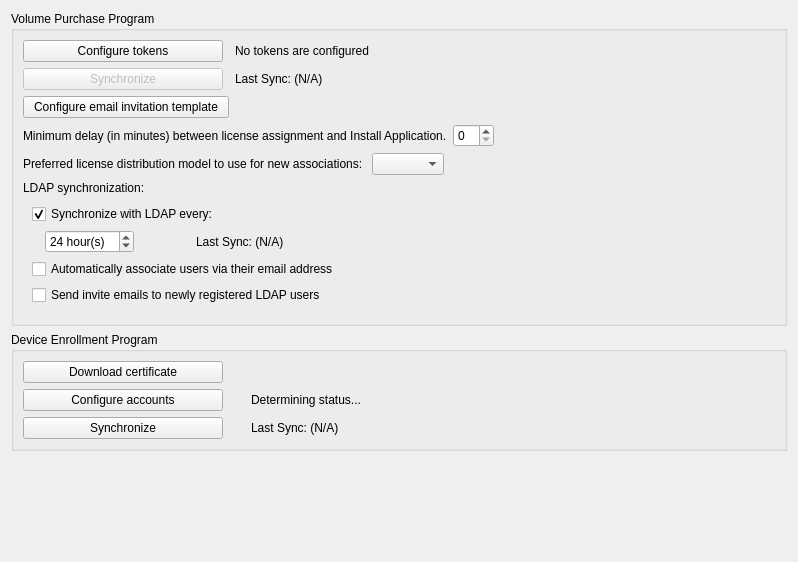
        <widget class="QWidget" name="tabVPP">
         <attribute name="title">
          <string>VPP &amp;&amp; DEP</string>
         </attribute>
         <layout class="QVBoxLayout" name="verticalLayout_11" stretch="0,0,1">
          <item>
           <widget class="QGroupBox" name="tokenGroupBox">
            <property name="title">
             <string>Volume Purchase Program</string>
            </property>
            <layout class="QGridLayout" name="gridLayout">
             <item row="3" column="0" colspan="4">
              <widget class="QWidget" name="widget_2" native="true">
               <layout class="QHBoxLayout" name="horizontalLayout_17">
                <property name="leftMargin">
                 <number>0</number>
                </property>
                <property name="topMargin">
                 <number>0</number>
                </property>
                <property name="rightMargin">
                 <number>0</number>
                </property>
                <property name="bottomMargin">
                 <number>0</number>
                </property>
                <item>
                 <widget class="QLabel" name="label_7">
                  <property name="text">
                   <string>Minimum delay (in minutes) between license assignment and Install Application.</string>
                  </property>
                 </widget>
                </item>
                <item>
                 <widget class="QSpinBox" name="installAppDelay"/>
                </item>
                <item>
                 <spacer name="horizontalSpacer_22">
                  <property name="orientation">
                   <enum>Qt::Horizontal</enum>
                  </property>
                  <property name="sizeHint" stdset="0">
                   <size>
                    <width>258</width>
                    <height>20</height>
                   </size>
                  </property>
                 </spacer>
                </item>
               </layout>
              </widget>
             </item>
             <item row="1" column="1">
              <widget class="CircularProgressIndicator" name="syncAppleCirc" native="true"/>
             </item>
             <item row="4" column="0" colspan="4">
              <widget class="QWidget" name="distributionModelWidget" native="true">
               <layout class="QHBoxLayout" name="horizontalLayout_23">
                <property name="leftMargin">
                 <number>0</number>
                </property>
                <property name="topMargin">
                 <number>0</number>
                </property>
                <property name="rightMargin">
                 <number>0</number>
                </property>
                <property name="bottomMargin">
                 <number>0</number>
                </property>
                <item>
                 <widget class="QLabel" name="label_8">
                  <property name="text">
                   <string>Preferred license distribution model to use for new associations: </string>
                  </property>
                 </widget>
                </item>
                <item>
                 <widget class="QComboBox" name="distributionModelCombo"/>
                </item>
                <item>
                 <spacer name="horizontalSpacer_25">
                  <property name="orientation">
                   <enum>Qt::Horizontal</enum>
                  </property>
                  <property name="sizeHint" stdset="0">
                   <size>
                    <width>40</width>
                    <height>20</height>
                   </size>
                  </property>
                 </spacer>
                </item>
               </layout>
              </widget>
             </item>
             <item row="5" column="0" colspan="3">
              <widget class="QWidget" name="vppSynchronizationWidget" native="true">
               <layout class="QGridLayout" name="gridLayout_16">
                <property name="leftMargin">
                 <number>0</number>
                </property>
                <property name="topMargin">
                 <number>0</number>
                </property>
                <property name="rightMargin">
                 <number>0</number>
                </property>
                <property name="bottomMargin">
                 <number>0</number>
                </property>
                <property name="horizontalSpacing">
                 <number>7</number>
                </property>
                <property name="verticalSpacing">
                 <number>0</number>
                </property>
                <item row="2" column="0" colspan="4">
                 <widget class="QWidget" name="vppldap" native="true">
                  <layout class="QVBoxLayout" name="verticalLayout_2">
                   <item>
                    <widget class="QCheckBox" name="syncWithLDAP">
                     <property name="text">
                      <string>Synchronize with LDAP every:</string>
                     </property>
                     <property name="checked">
                      <bool>true</bool>
                     </property>
                    </widget>
                   </item>
                   <item>
                    <layout class="QHBoxLayout" name="horizontalLayout_7">
                     <item>
                      <widget class="QLabel" name="LDAPSyncIntervalSpacer">
                       <property name="minimumSize">
                        <size>
                         <width>3</width>
                         <height>0</height>
                        </size>
                       </property>
                       <property name="text">
                        <string/>
                       </property>
                      </widget>
                     </item>
                     <item>
                      <widget class="QSpinBox" name="syncLDAPDelay">
                       <property name="suffix">
                        <string> hour(s)</string>
                       </property>
                       <property name="minimum">
                        <number>1</number>
                       </property>
                       <property name="maximum">
                        <number>148</number>
                       </property>
                       <property name="value">
                        <number>24</number>
                       </property>
                      </widget>
                     </item>
                     <item>
                      <widget class="QLabel" name="vppLDAPSyncSpacer">
                       <property name="minimumSize">
                        <size>
                         <width>50</width>
                         <height>0</height>
                        </size>
                       </property>
                       <property name="text">
                        <string/>
                       </property>
                      </widget>
                     </item>
                     <item>
                      <widget class="QLabel" name="lastSyncWithLDAP">
                       <property name="text">
                        <string>Last Sync: (N/A)</string>
                       </property>
                      </widget>
                     </item>
                     <item>
                      <spacer name="horizontalSpacer_15">
                       <property name="orientation">
                        <enum>Qt::Horizontal</enum>
                       </property>
                       <property name="sizeHint" stdset="0">
                        <size>
                         <width>40</width>
                         <height>20</height>
                        </size>
                       </property>
                      </spacer>
                     </item>
                    </layout>
                   </item>
                   <item>
                    <widget class="QCheckBox" name="syncWithLDAPByEmail">
                     <property name="text">
                      <string>Automatically associate users via their email address</string>
                     </property>
                    </widget>
                   </item>
                   <item>
                    <widget class="QCheckBox" name="sendLDAPInviteEmails">
                     <property name="text">
                      <string>Send invite emails to newly registered LDAP users</string>
                     </property>
                    </widget>
                   </item>
                  </layout>
                 </widget>
                </item>
                <item row="1" column="0">
                 <widget class="QLabel" name="label_6">
                  <property name="text">
                   <string>LDAP synchronization:</string>
                  </property>
                 </widget>
                </item>
               </layout>
              </widget>
             </item>
             <item row="0" column="3">
              <spacer name="horizontalSpacer_400">
               <property name="orientation">
                <enum>Qt::Horizontal</enum>
               </property>
               <property name="sizeHint" stdset="0">
                <size>
                 <width>221</width>
                 <height>20</height>
                </size>
               </property>
              </spacer>
             </item>
             <item row="1" column="3">
              <spacer name="horizontalSpacer_8">
               <property name="orientation">
                <enum>Qt::Horizontal</enum>
               </property>
               <property name="sizeHint" stdset="0">
                <size>
                 <width>400</width>
                 <height>20</height>
                </size>
               </property>
              </spacer>
             </item>
             <item row="2" column="0" colspan="2">
              <widget class="QPushButton" name="btnEmailInvitationTemplate">
               <property name="text">
                <string>Configure email invitation template</string>
               </property>
               <property name="autoDefault">
                <bool>false</bool>
               </property>
              </widget>
             </item>
             <item row="0" column="2">
              <widget class="QLabel" name="tokenLabel">
               <property name="text">
                <string>No tokens are configured</string>
               </property>
              </widget>
             </item>
             <item row="0" column="0">
              <widget class="QPushButton" name="editVPPTokensButton">
               <property name="minimumSize">
                <size>
                 <width>200</width>
                 <height>0</height>
                </size>
               </property>
               <property name="text">
                <string>Configure tokens</string>
               </property>
               <property name="autoDefault">
                <bool>false</bool>
               </property>
              </widget>
             </item>
             <item row="1" column="2">
              <widget class="QLabel" name="lastSyncWithApple">
               <property name="text">
                <string>Last Sync: (N/A)</string>
               </property>
              </widget>
             </item>
             <item row="1" column="0">
              <widget class="QPushButton" name="syncVPPNow">
               <property name="enabled">
                <bool>false</bool>
               </property>
               <property name="minimumSize">
                <size>
                 <width>200</width>
                 <height>0</height>
                </size>
               </property>
               <property name="text">
                <string>Synchronize</string>
               </property>
               <property name="autoDefault">
                <bool>false</bool>
               </property>
              </widget>
             </item>
            </layout>
           </widget>
          </item>
          <item>
           <widget class="QGroupBox" name="groupBox_4">
            <property name="title">
             <string>Device Enrollment Program</string>
            </property>
            <layout class="QGridLayout" name="gridLayout_6">
             <item row="2" column="1">
              <widget class="CircularProgressIndicator" name="depCirc" native="true">
               <property name="minimumSize">
                <size>
                 <width>16</width>
                 <height>16</height>
                </size>
               </property>
              </widget>
             </item>
             <item row="2" column="3">
              <spacer name="horizontalSpacer_10">
               <property name="orientation">
                <enum>Qt::Horizontal</enum>
               </property>
               <property name="sizeHint" stdset="0">
                <size>
                 <width>40</width>
                 <height>20</height>
                </size>
               </property>
              </spacer>
             </item>
             <item row="2" column="2">
              <widget class="QLabel" name="depSync">
               <property name="text">
                <string>Last Sync: (N/A)</string>
               </property>
              </widget>
             </item>
             <item row="1" column="1">
              <widget class="OnlineStatus" name="labelDEPStatusIcon"/>
             </item>
             <item row="0" column="0">
              <widget class="QPushButton" name="downloadDEPCert">
               <property name="minimumSize">
                <size>
                 <width>200</width>
                 <height>0</height>
                </size>
               </property>
               <property name="text">
                <string>Download certificate</string>
               </property>
               <property name="autoDefault">
                <bool>false</bool>
               </property>
              </widget>
             </item>
             <item row="1" column="0">
              <widget class="QPushButton" name="configureDEPAccounts">
               <property name="text">
                <string>Configure accounts</string>
               </property>
               <property name="autoDefault">
                <bool>false</bool>
               </property>
              </widget>
             </item>
             <item row="1" column="2">
              <widget class="QLabel" name="labelDEPStatusMessage">
               <property name="text">
                <string>Determining status...</string>
               </property>
              </widget>
             </item>
             <item row="2" column="0">
              <widget class="QPushButton" name="depSyncNow">
               <property name="text">
                <string>Synchronize</string>
               </property>
               <property name="autoDefault">
                <bool>false</bool>
               </property>
              </widget>
             </item>
             <item row="0" column="1" colspan="4">
              <spacer name="horizontalSpacer_9">
               <property name="orientation">
                <enum>Qt::Horizontal</enum>
               </property>
               <property name="sizeHint" stdset="0">
                <size>
                 <width>40</width>
                 <height>20</height>
                </size>
               </property>
              </spacer>
             </item>
            </layout>
           </widget>
          </item>
          <item>
           <spacer name="verticalSpacer_6">
            <property name="orientation">
             <enum>Qt::Vertical</enum>
            </property>
            <property name="sizeHint" stdset="0">
             <size>
              <width>20</width>
              <height>100</height>
             </size>
            </property>
           </spacer>
          </item>
         </layout>
        </widget>
